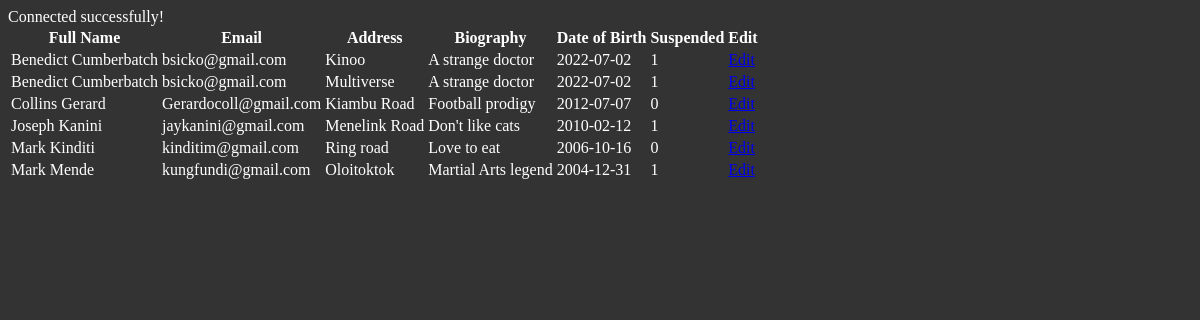
Page /processes/EditAuth.php on the committed database.
### tables this page shows
CREATE TABLE `authorstb` (
  `AuthorId` int(11) NOT NULL,
  `AuthorFullName` varchar(255) NOT NULL,
  `AuthorEmail` varchar(100) NOT NULL,
  `AuthorAddress` varchar(255) NOT NULL,
  `AuthorBiography` longtext NOT NULL,
  `AuthorDateOfBirth` date NOT NULL,
  `AuthorSuspended` tinyint(1) NOT NULL
);

### processes/EditAuth.php (the view, shortened to what this page needs)
<!DOCTYPE html>
<html lang="en">
<head>
    <link rel="stylesheet" href="../style.css">
</head>
<body>
 <table>
    <thead>
        <tr>
        <th>Full Name</th>
        <th>Email</th>
        <th>Address</th>
        <th>Biography</th>
        <th>Date of Birth</th>
        <th>Suspended</th>
        <th>Edit</th>
        </tr>
    </thead>
    <tbody>
        <?php
        include '../configs/DbConn.php';
        $query = "SELECT * FROM authorstb ORDER BY AuthorFullName";
        $stmt = $DbConn->prepare($query);
        $stmt->execute();
        $stmt->setFetchMode(PDO::FETCH_OBJ);
        $result = $stmt->fetchAll();
        if($result){
            foreach($result as $row){
                ?>
                <tr>
                <td><?=$row->AuthorFullName;?></td>
                <td><?=$row->AuthorEmail;?></td>
                <td><?=$row->AuthorAddress;?></td>
                <td><?=$row->AuthorBiography;?></td>
                <td><?=$row->AuthorDateOfBirth;?></td>
                <td><?=$row->AuthorSuspended;?></td>
                <td>
                    <a href="Edit.php?id=<?= $row->AuthorFullName;?>" class="btn btn-primary">Edit</a>
                </td>
                </tr>
                <?php
            }
        }
        else{
            ?>
            <tr>
                <td colspan="6">No Record Found</td>
            </tr>
            <?php
        }
        ?>
    </tbody>
</table>
</body>
</html>

### style.css (style rules this page uses)
body { background-color: #333; color: white; }

### rows in the picture
authorstb: AuthorFullName "Benedict Cumberbatch", AuthorEmail "bsicko@gmail.com", AuthorAddress "Kinoo", AuthorBiography "A strange doctor", AuthorDateOfBirth "2022-07-02", AuthorSuspended "1"
authorstb: AuthorFullName "Benedict Cumberbatch", AuthorEmail "bsicko@gmail.com", AuthorAddress "Multiverse", AuthorBiography "A strange doctor", AuthorDateOfBirth "2022-07-02", AuthorSuspended "1"
authorstb: AuthorFullName "Collins Gerard", AuthorEmail "Gerardocoll@gmail.com", AuthorAddress "Kiambu Road", AuthorBiography "Football prodigy", AuthorDateOfBirth "2012-07-07", AuthorSuspended "0"
authorstb: AuthorFullName "Joseph Kanini", AuthorEmail "jaykanini@gmail.com", AuthorAddress "Menelink Road", AuthorBiography "Don't like cats", AuthorDateOfBirth "2010-02-12", AuthorSuspended "1"
authorstb: AuthorFullName "Mark Kinditi", AuthorEmail "kinditim@gmail.com", AuthorAddress "Ring road", AuthorBiography "Love to eat", AuthorDateOfBirth "2006-10-16", AuthorSuspended "0"
authorstb: AuthorFullName "Mark Mende", AuthorEmail "kungfundi@gmail.com", AuthorAddress "Oloitoktok", AuthorBiography "Martial Arts legend", AuthorDateOfBirth "2004-12-31", AuthorSuspended "1"
